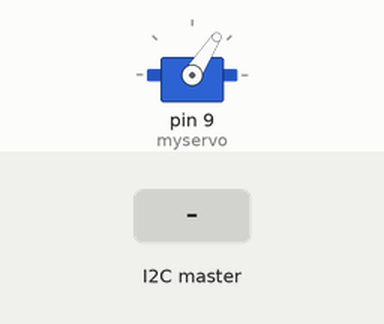
Recording of a sketch running on a simulated Arduino Uno, built with avr-gcc and run on an emulated ATmega328P. Shown: servo. The test bench sets the inputs (shaded band). What the sketch prints to the serial monitor is not drawn.

Above: at 1.2 s.
1.3 s: the I2C master sends the byte 1
At 2.2 s:
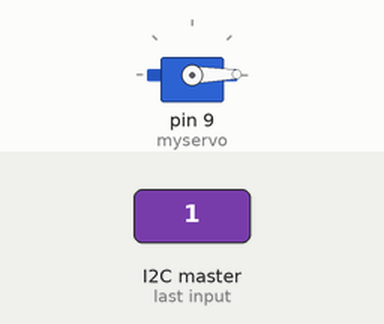
2.8 s: the I2C master sends the byte 90
At 3.3 s:
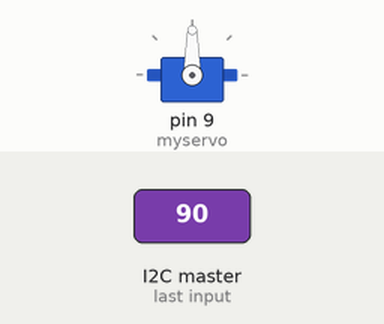
4.3 s: the I2C master sends the byte 200
At 5.6 s:
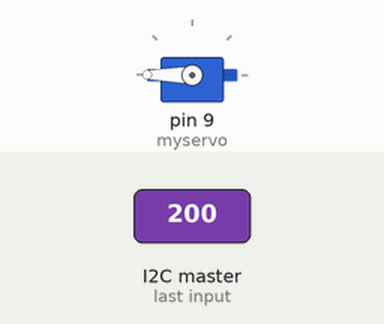
Timing chart, 0 to 7.3 s (numbered marks = the images above; inputs shaded):
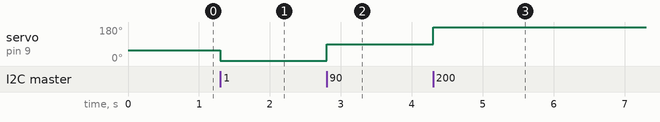

The sketch:

slave_servo.ino
```cpp
// Código para el arduino esclavo
//Recibe la señal y el tamaño del escalón del servo

#include <Wire.h>
#include <Servo.h>

Servo myservo;  // create servo object to control a servo

void setup() {
  Wire.begin(8);                // join i2c bus with address #8
  Wire.onReceive(receiveEvent); // register event
  myservo.attach(9);            // attaches the servo on pin 9
  myservo.write(57);
  Serial.begin(9600);           // start serial for output
}

void loop() {
  delay(100);
}

void receiveEvent(int howMany) {
  if (0 < Wire.available()) {   // receive a message
    int x = Wire.read();        // receive byte as an integer
    myservo.write(x);           // sets the servo position
    delay(100);                 // waits for the servo to get there
    Serial.print(x);
  }
}
```

Measured:
- after the input at 1.3 s, servo on pin 9 (myservo): 57° → 1° at once
- after the input at 2.8 s, servo on pin 9 (myservo): 1° → 90° at once
- after the input at 4.3 s, servo on pin 9 (myservo): 90° → 180° at once
